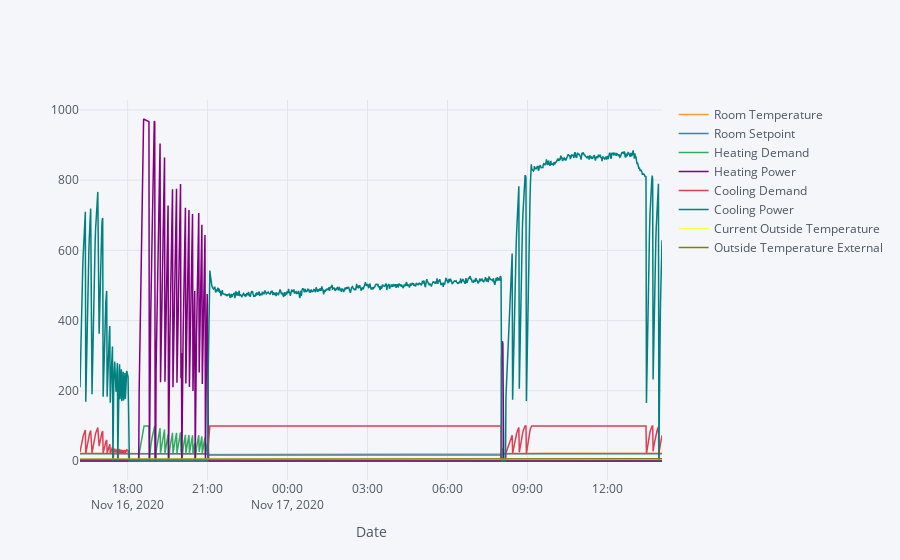

The cell this chart's notebook holds for it:
### Markdown cell above
Correlation Matrix and Pairplot shows nothing much since it plots the relationship between variables, not the _Datetime_. Still, a clear observation is that _Heating/Cooling Demand_ and _Heating/Cooling Power_ are strongly correlated.

Below are some interactable plots of some group of features. You can choose which features (not) to plot by clicking on its name on the right side or zoom in, zoom out the graph. Besides the plot of the whole dataset, other plots are plotted too for straightforward visualization and explanation.

### Code cell
#Plot the whole dataset generally
X.iplot(width = 1.5, xTitle = 'Date')

### Figure 1 — Plotly figure (JSON) as saved in the notebook; plotly's stock layout.template omitted (floating-point values rounded to 4 significant figures; data arrays with more than 128 entries replaced by an {"elided": "..."} marker saying what was removed)
{"data": [{"line": {"color": "rgba(255, 153, 51, 1.0)", "dash": "solid", "shape": "linear", "width": 1.5}, "mode": "lines", "name": "Room Temperature", "text": "", "type": "scatter", "x": {"elided": "1258 str values"}, "y": {"elided": "1258 float values"}}, {"line": {"color": "rgba(55, 128, 191, 1.0)", "dash": "solid", "shape": "linear", "width": 1.5}, "mode": "lines", "name": "Room Setpoint", "text": "", "type": "scatter", "x": {"elided": "1258 str values"}, "y": {"elided": "1258 int values"}}, {"line": {"color": "rgba(50, 171, 96, 1.0)", "dash": "solid", "shape": "linear", "width": 1.5}, "mode": "lines", "name": "Heating Demand", "text": "", "type": "scatter", "x": {"elided": "1258 str values"}, "y": {"elided": "1258 float values"}}, {"line": {"color": "rgba(128, 0, 128, 1.0)", "dash": "solid", "shape": "linear", "width": 1.5}, "mode": "lines", "name": "Heating Power", "text": "", "type": "scatter", "x": {"elided": "1258 str values"}, "y": {"elided": "1258 float values"}}, {"line": {"color": "rgba(219, 64, 82, 1.0)", "dash": "solid", "shape": "linear", "width": 1.5}, "mode": "lines", "name": "Cooling Demand", "text": "", "type": "scatter", "x": {"elided": "1258 str values"}, "y": {"elided": "1258 float values"}}, {"line": {"color": "rgba(0, 128, 128, 1.0)", "dash": "solid", "shape": "linear", "width": 1.5}, "mode": "lines", "name": "Cooling Power", "text": "", "type": "scatter", "x": {"elided": "1258 str values"}, "y": {"elided": "1258 float values"}}, {"line": {"color": "rgba(255, 255, 51, 1.0)", "dash": "solid", "shape": "linear", "width": 1.5}, "mode": "lines", "name": "Current Outside Temperature", "text": "", "type": "scatter", "x": {"elided": "1258 str values"}, "y": {"elided": "1258 float values"}}, {"line": {"color": "rgba(128, 128, 0, 1.0)", "dash": "solid", "shape": "linear", "width": 1.5}, "mode": "lines", "name": "Outside Temperature External", "text": "", "type": "scatter", "x": {"elided": "1258 str values"}, "y": {"elided": "1258 float values"}}], "layout": {"legend": {"bgcolor": "#F5F6F9", "font": {"color": "#4D5663"}}, "paper_bgcolor": "#F5F6F9", "plot_bgcolor": "#F5F6F9", "title": {"font": {"color": "#4D5663"}}, "xaxis": {"gridcolor": "#E1E5ED", "showgrid": true, "tickfont": {"color": "#4D5663"}, "title": {"font": {"color": "#4D5663"}, "text": "Date"}, "zerolinecolor": "#E1E5ED"}, "yaxis": {"gridcolor": "#E1E5ED", "showgrid": true, "tickfont": {"color": "#4D5663"}, "title": {"font": {"color": "#4D5663"}, "text": ""}, "zerolinecolor": "#E1E5ED"}}}
